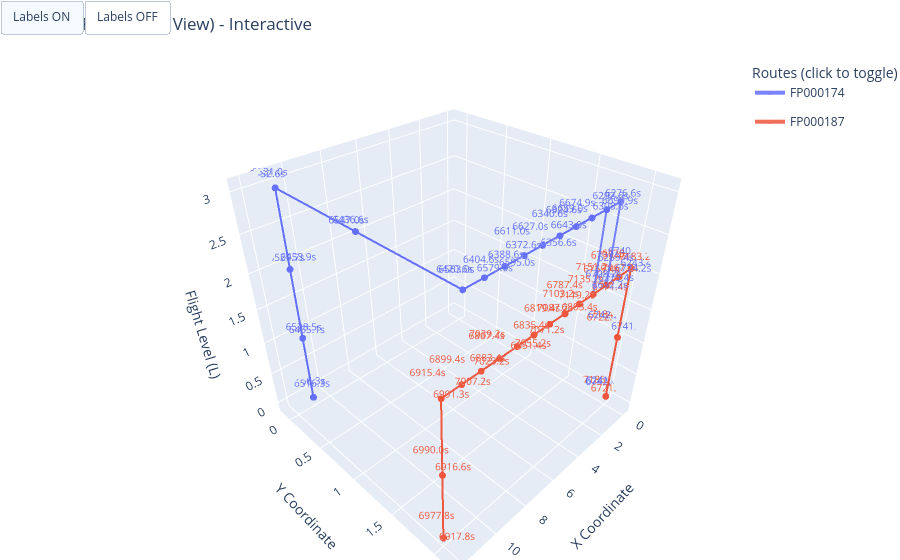

Here is the notebook cell this chart was saved with:
### Markdown cell above
## 2. 3D Route Visualization

This plot shows the routes in 3D space, incorporating flight levels as the Z-axis.

### Code cell
# Select unique plans to display (e.g., first 10)
# plans_to_plot = df['plan_id'].unique()[:10]
plans_to_plot = ['FP000174', 'FP000187']

rng_3d = np.random.default_rng(42)
label_jitter_xy = 0.15
label_jitter_z = 0.06
color_cycle = qualitative.Plotly

fig3d = go.Figure()

for i, plan_id in enumerate(plans_to_plot):
    plan_data = df[df['plan_id'] == plan_id].sort_values(by='waypoint_index')
    route_color = color_cycle[i % len(color_cycle)]

    fig3d.add_trace(
        go.Scatter3d(
            x=plan_data['X'],
            y=plan_data['Y'],
            z=plan_data['L'],
            mode='lines+markers',
            name=plan_id,
            legendgroup=plan_id,
            marker=dict(size=4, color=route_color),
            line=dict(width=4, color=route_color),
            opacity=0.85
        )
    )

    label_x = []
    label_y = []
    label_z = []
    label_text = []
    for _, row in plan_data.iterrows():
        label_x.append(row['X'] + rng_3d.uniform(-label_jitter_xy, label_jitter_xy))
        label_y.append(row['Y'] + rng_3d.uniform(-label_jitter_xy, label_jitter_xy))
        label_z.append(row['L'] + rng_3d.uniform(-label_jitter_z, label_jitter_z))
        label_text.append(f"{row['overfly_time_sim_s']:.1f}s")

    fig3d.add_trace(
        go.Scatter3d(
            x=label_x,
            y=label_y,
            z=label_z,
            mode='text',
            text=label_text,
            textfont=dict(size=10, color=route_color),
            showlegend=False,
            legendgroup=plan_id,
            hoverinfo='skip'
        )
    )

labels_on_visibility = []
labels_off_visibility = []
for _ in plans_to_plot:
    labels_on_visibility.extend([True, True])
    labels_off_visibility.extend([True, False])

fig3d.update_layout(
    title='UAV Routes (3D View) - Interactive',
    scene=dict(
        xaxis_title='X Coordinate',
        yaxis_title='Y Coordinate',
        zaxis_title='Flight Level (L)'
    ),
    legend=dict(title='Routes (click to toggle)', groupclick='togglegroup'),
    margin=dict(l=0, r=0, t=50, b=0),
    updatemenus=[
        dict(
            type='buttons',
            direction='left',
            x=0.0,
            y=1.12,
            buttons=[
                dict(label='Labels ON', method='update', args=[{'visible': labels_on_visibility}]),
                dict(label='Labels OFF', method='update', args=[{'visible': labels_off_visibility}])
            ]
        )
    ]
)

fig3d.show()

### Figure 1 — Plotly figure (JSON) as saved in the notebook; plotly's stock layout.template omitted (floating-point values rounded to 4 significant figures)
{"data": [{"legendgroup": "FP000174", "line": {"color": "#636EFA", "width": 4}, "marker": {"color": "#636EFA", "size": 4}, "mode": "lines+markers", "name": "FP000174", "opacity": 0.85, "type": "scatter3d", "x": [0, 0, 0, 1, 2, 2, 3, 4, 5, 6, 7, 8, 9, 10, 11, 11, 11, 11, 11, 11, 11, 11, 11, 11, 11, 11, 10, 9, 8, 7, 6, 5, 4, 3, 3, 2, 1, 0, 0, 0], "y": [2, 2, 2, 2, 2, 2, 2, 2, 2, 2, 2, 2, 2, 2, 2, 1, 0, 0, 0, 0, 0, 0, 0, 0, 1, 2, 2, 2, 2, 2, 2, 2, 2, 2, 2, 2, 2, 2, 2, 2], "z": [0, 1, 2, 2, 2, 3, 3, 3, 3, 3, 3, 3, 3, 3, 3, 3, 3, 2, 1, 0, 0, 1, 2, 3, 3, 3, 3, 3, 3, 3, 3, 3, 3, 3, 2, 2, 2, 2, 1, 0]}, {"hoverinfo": "skip", "legendgroup": "FP000174", "mode": "text", "showlegend": false, "text": ["6241.0s", "6242.2s", "6243.4s", "6259.4s", "6275.4s", "6276.6s", "6292.6s", "6308.6s", "6324.6s", "6340.6s", "6356.6s", "6372.6s", "6388.6s", "6404.6s", "6420.6s", "6436.6s", "6452.6s", "6453.9s", "6455.1s", "6456.3s", "6516.3s", "6528.5s", "6529.7s", "6531.0s", "6547.0s", "6563.0s", "6579.0s", "6595.0s", "6611.0s", "6627.0s", "6643.0s", "6659.0s", "6674.9s", "6690.9s", "6692.2s", "6708.2s", "6724.2s", "6740.1s", "6741.4s", "6742.6s"], "textfont": {"color": "#636EFA", "size": 10}, "type": "scatter3d", "x": [0.08219, 0.05921, 0.07834, 0.9851, 2.043, 1.918, 3.098, 3.956, 5.084, 5.863, 7.073, 7.961, 8.889, 10.05, 11.06, 11.09, 11.05, 10.85, 11.06, 11.02, 11.05, 11.08, 11.02, 10.98, 11.11, 10.93, 10.02, 8.972, 7.857, 6.989, 5.896, 4.964, 3.959, 3.139, 2.93, 2.065, 0.8789, -0.08929, -0.09697, 0.06584], "y": [1.982, 1.878, 2.086, 1.961, 2.097, 2.016, 2.039, 2.141, 1.908, 1.896, 2.14, 1.991, 1.993, 1.981, 1.944, 0.9662, -0.1081, 0.08608, 0.08422, -0.1081, -0.008671, 0.04042, -0.05881, -0.08562, 0.9202, 1.938, 2.085, 2.094, 1.877, 1.898, 2.059, 1.94, 1.876, 2.123, 2.141, 1.985, 2.121, 1.942, 2.107, 1.98], "z": [0.04303, 1.057, 1.955, 2.051, 1.993, 2.948, 3.031, 3.047, 2.996, 3.022, 2.979, 2.963, 2.967, 3.04, 3.04, 2.975, 2.964, 2.02, 0.9951, -0.04626, 0.007828, 1.006, 1.944, 2.989, 2.947, 3.019, 3.02, 2.96, 3.027, 3.0, 2.994, 3.016, 2.954, 3.024, 2.033, 1.973, 1.995, 2.01, 1.031, 0.01528]}, {"legendgroup": "FP000187", "line": {"color": "#EF553B", "width": 4}, "marker": {"color": "#EF553B", "size": 4}, "mode": "lines+markers", "name": "FP000187", "opacity": 0.85, "type": "scatter3d", "x": [0, 0, 0, 1, 2, 3, 4, 5, 6, 7, 8, 9, 10, 11, 12, 12, 12, 12, 12, 12, 11, 10, 9, 8, 7, 6, 5, 4, 3, 2, 1, 0, 0, 0], "y": [2, 2, 2, 2, 2, 2, 2, 2, 2, 2, 2, 2, 2, 2, 2, 2, 2, 2, 2, 2, 2, 2, 2, 2, 2, 2, 2, 2, 2, 2, 2, 2, 2, 2], "z": [0, 1, 2, 2, 2, 2, 2, 2, 2, 2, 2, 2, 2, 2, 2, 1, 0, 0, 1, 2, 2, 2, 2, 2, 2, 2, 2, 2, 2, 2, 2, 2, 1, 0]}, {"hoverinfo": "skip", "legendgroup": "FP000187", "mode": "text", "showlegend": false, "text": ["6721.0s", "6722.2s", "6723.4s", "6739.4s", "6755.4s", "6771.4s", "6787.4s", "6803.4s", "6819.4s", "6835.4s", "6851.4s", "6867.4s", "6883.4s", "6899.4s", "6915.4s", "6916.6s", "6917.8s", "6977.8s", "6990.0s", "6991.3s", "7007.2s", "7023.2s", "7039.2s", "7055.2s", "7071.2s", "7087.2s", "7103.2s", "7119.2s", "7135.2s", "7151.2s", "7167.2s", "7183.2s", "7184.4s", "7185.6s"], "textfont": {"color": "#EF553B", "size": 10}, "type": "scatter3d", "x": [0.02523, -0.02526, -0.05104, 1.026, 2.024, 2.857, 4.085, 4.997, 5.992, 7.006, 8.098, 9.016, 9.934, 11.08, 11.92, 11.96, 11.95, 12.0, 11.9, 12.15, 11.12, 9.945, 8.962, 7.929, 6.887, 5.904, 4.909, 4.142, 2.854, 2.053, 1.058, 0.09124, -0.1107, -0.03073], "y": [2.045, 1.862, 1.893, 1.901, 1.954, 2.138, 1.875, 2.131, 1.93, 1.982, 2.119, 1.883, 2.048, 1.882, 1.861, 2.099, 2.136, 1.927, 1.863, 2.118, 2.118, 2.082, 1.878, 2.131, 2.099, 2.03, 1.943, 2.0, 1.919, 1.887, 2.024, 2.065, 1.887, 1.94], "z": [-0.04987, 0.9993, 1.952, 2.051, 2.011, 1.998, 1.998, 2.009, 1.98, 1.943, 1.957, 2.021, 2.027, 2.05, 2.007, 1.037, -0.02509, 0.05233, 0.9922, 2.03, 2.002, 2.019, 2.03, 1.969, 1.958, 2.045, 2.033, 1.957, 1.956, 2.001, 1.964, 2.029, 1.051, -0.00137]}], "layout": {"legend": {"groupclick": "togglegroup", "title": {"text": "Routes (click to toggle)"}}, "margin": {"b": 0, "l": 0, "r": 0, "t": 50}, "scene": {"xaxis": {"title": {"text": "X Coordinate"}}, "yaxis": {"title": {"text": "Y Coordinate"}}, "zaxis": {"title": {"text": "Flight Level (L)"}}}, "title": {"text": "UAV Routes (3D View) - Interactive"}, "updatemenus": [{"buttons": [{"args": [{"visible": [true, true, true, true]}], "label": "Labels ON", "method": "update"}, {"args": [{"visible": [true, false, true, false]}], "label": "Labels OFF", "method": "update"}], "direction": "left", "type": "buttons", "x": 0, "y": 1.12}]}}
